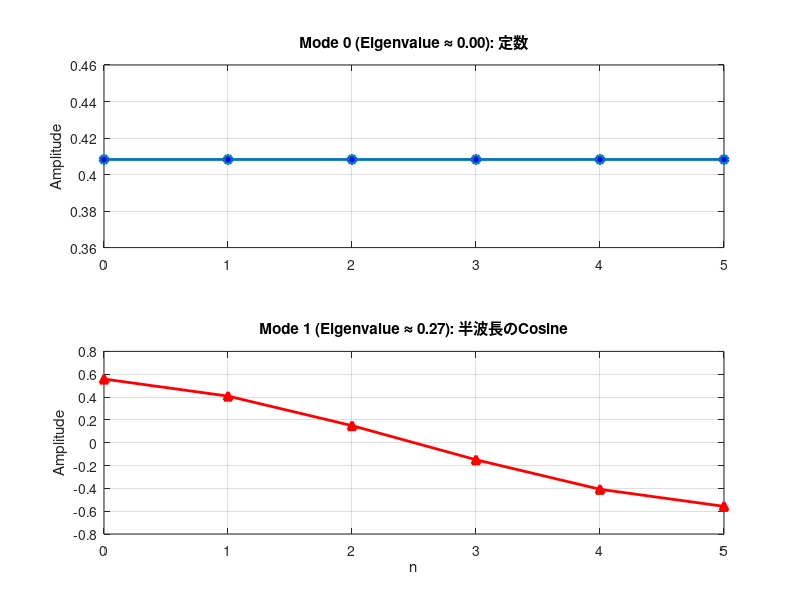

Write the MATLAB code that produced this figure.
%% 問題 5: 行列 B と DCT基底
clear; clc;

N = 6;

h = 1/N;

% 1. 自由端行列 B の生成
B = toeplitz([2 -1 zeros(1, N-2)]);
B(1,1) = 1; B(N,N) = 1;
fprintf("B=\n")
disp(B)

% 2. 固有値分解
%    Q: 固有ベクトル行列, E: 固有値対角行列
[Q, E] = eig(B);
fprintf("Q=\n")
disp(Q)
fprintf("E=\n")
disp(E)

% --- 固有値の並び替え ---
% MATLABのeigは必ずしも大きさ順とは限らないため、昇順にソート
[lambda_sorted, ind] = sort(diag(E));
Q = Q(:, ind); % 固有ベクトルも同じ順序で並べ替え

fprintf('最小固有値 (理論値は0): %.4e \n', lambda_sorted(1));

% 3. DCT行列と比較
%DCT_basis = dctmtx(N)'

% 【修正】第1列 (k=0) だけ sqrt(2) で割って、長さを1にする
DCT_basis = cos([.5 : 5.5]' * [0 : 5] * pi / N) * sqrt(2*h);
DCT_basis(:, 1) = DCT_basis(:, 1) / sqrt(2);

% --- 符号の整列 ---
for k = 1:N
    if Q(1,k) < 0
        Q(:,k) = -Q(:,k);
    end
end
for k = 1:N
    if DCT_basis(1,k) < 0
        DCT_basis(:,k) = -DCT_basis(:,k);
    end
end

% 4. 誤差の確認
difference = norm(Q - DCT_basis);

fprintf('行列Bの固有ベクトルとDCT基底の誤差: %.4e \n', difference);

if difference < 1e-10
    disp('>> 成功: 行列 B の固有ベクトルは DCT基底 と一致しました！');
else
    disp('>> 失敗: 何かがおかしいようです...');
end

% 5. 可視化

% 定数モード
figure(1); clf;
subplot(2,1,1);
plot(0:N-1, Q(:,1), '-o', 'LineWidth', 2, 'MarkerFaceColor', 'b');
title(['Mode 0 (Eigenvalue \approx ' num2str(lambda_sorted(1), '%.2f') '): 定数']);
grid on; ylabel('Amplitude');

% 低周波
subplot(2,1,2);
plot(0:N-1, Q(:,2), '-r^', 'LineWidth', 2, 'MarkerFaceColor', 'r');
title(['Mode 1 (Eigenvalue \approx ' num2str(lambda_sorted(2), '%.2f') '): 半波長のCosine']);
xlabel('n'); grid on; ylabel('Amplitude');